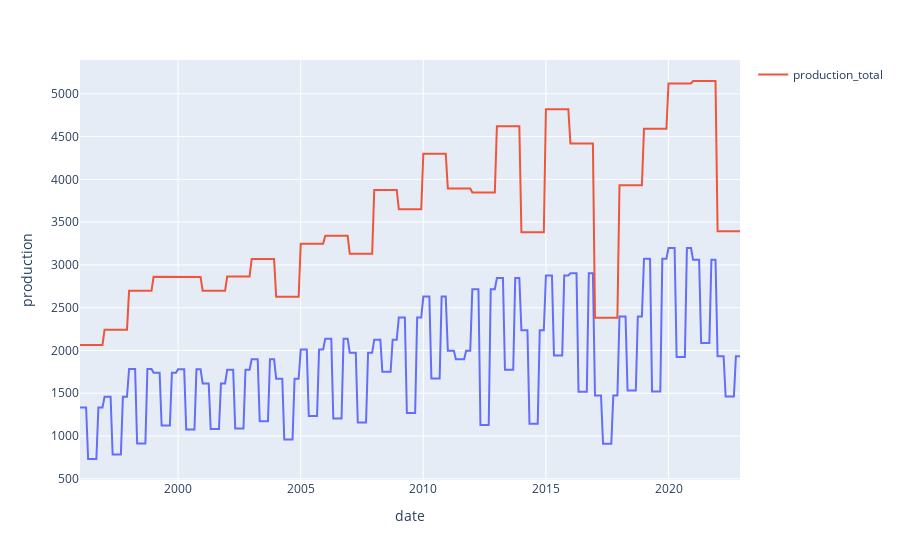

The notebook cell saved with this chart:
### Code cell
# Create Line plot
fig = px.line(df, x='date', y='production')
fig.add_scatter(x=df['date'], y=df['production_total'], name='production_total')

# Add legend
fig.update_layout(showlegend=True)

# Display the plot
fig.show()

### Figure 1 — Plotly figure (JSON) as saved in the notebook; plotly's stock layout.template omitted (floating-point values rounded to 4 significant figures; data arrays with more than 128 entries replaced by an {"elided": "..."} marker saying what was removed)
{"data": [{"hovertemplate": "date=%{x}<br>production=%{y}<extra></extra>", "legendgroup": "", "line": {"color": "#636efa", "dash": "solid"}, "marker": {"symbol": "circle"}, "mode": "lines", "name": "", "orientation": "v", "showlegend": false, "type": "scatter", "x": {"elided": "324 str values"}, "xaxis": "x", "y": {"elided": "324 float values"}, "yaxis": "y"}, {"name": "production_total", "type": "scatter", "x": {"elided": "324 str values"}, "y": {"elided": "324 float values"}}], "layout": {"legend": {"tracegroupgap": 0}, "margin": {"t": 60}, "showlegend": true, "xaxis": {"anchor": "y", "domain": [0, 1], "title": {"text": "date"}}, "yaxis": {"anchor": "x", "domain": [0, 1], "title": {"text": "production"}}}}
